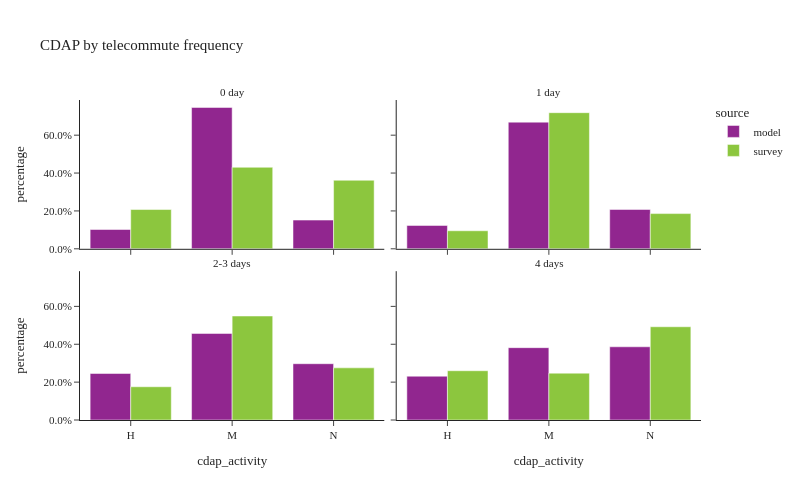

The notebook cell saved with this chart:
### Code cell
df_plot = per_data.groupby(['source','telecommute_frequency_label','cdap_activity'])['person_weight'].sum().reset_index()
df_plot['percentage'] = df_plot.groupby(['source','telecommute_frequency_label'], group_keys=False)['person_weight'].\
    apply(lambda x: x / float(x.sum()))

fig = px.bar(df_plot, x="cdap_activity", y="percentage", color="source",barmode="group",
                facet_col="telecommute_frequency_label", facet_col_wrap=2,
                title="CDAP by telecommute frequency")
fig.for_each_annotation(lambda a: a.update(text = a.text.split("=")[-1]))
fig.for_each_yaxis(lambda a: a.update(tickformat = ".1%"))
fig.update_layout(height=500, width=800)
fig.show()

### Figure 1 — Plotly figure (JSON) as saved in the notebook; plotly's stock layout.template omitted (floating-point values rounded to 4 significant figures)
{"data": [{"alignmentgroup": "True", "hovertemplate": "source=model<br>telecommute_frequency_label=0 day<br>cdap_activity=%{x}<br>percentage=%{y}<extra></extra>", "legendgroup": "model", "marker": {"color": "#91268F", "pattern": {"shape": ""}}, "name": "model", "offsetgroup": "model", "orientation": "v", "showlegend": true, "textposition": "auto", "type": "bar", "x": ["H", "M", "N"], "xaxis": "x3", "y": [0.1019, 0.7465, 0.1516], "yaxis": "y3"}, {"alignmentgroup": "True", "hovertemplate": "source=model<br>telecommute_frequency_label=1 day<br>cdap_activity=%{x}<br>percentage=%{y}<extra></extra>", "legendgroup": "model", "marker": {"color": "#91268F", "pattern": {"shape": ""}}, "name": "model", "offsetgroup": "model", "orientation": "v", "showlegend": false, "textposition": "auto", "type": "bar", "x": ["H", "M", "N"], "xaxis": "x4", "y": [0.1234, 0.6689, 0.2077], "yaxis": "y4"}, {"alignmentgroup": "True", "hovertemplate": "source=model<br>telecommute_frequency_label=2-3 days<br>cdap_activity=%{x}<br>percentage=%{y}<extra></extra>", "legendgroup": "model", "marker": {"color": "#91268F", "pattern": {"shape": ""}}, "name": "model", "offsetgroup": "model", "orientation": "v", "showlegend": false, "textposition": "auto", "type": "bar", "x": ["H", "M", "N"], "xaxis": "x", "y": [0.2457, 0.4571, 0.2972], "yaxis": "y"}, {"alignmentgroup": "True", "hovertemplate": "source=model<br>telecommute_frequency_label=4 days<br>cdap_activity=%{x}<br>percentage=%{y}<extra></extra>", "legendgroup": "model", "marker": {"color": "#91268F", "pattern": {"shape": ""}}, "name": "model", "offsetgroup": "model", "orientation": "v", "showlegend": false, "textposition": "auto", "type": "bar", "x": ["H", "M", "N"], "xaxis": "x2", "y": [0.2314, 0.382, 0.3866], "yaxis": "y2"}, {"alignmentgroup": "True", "hovertemplate": "source=survey<br>telecommute_frequency_label=0 day<br>cdap_activity=%{x}<br>percentage=%{y}<extra></extra>", "legendgroup": "survey", "marker": {"color": "#8CC63E", "pattern": {"shape": ""}}, "name": "survey", "offsetgroup": "survey", "orientation": "v", "showlegend": true, "textposition": "auto", "type": "bar", "x": ["H", "M", "N"], "xaxis": "x3", "y": [0.2074, 0.4305, 0.3621], "yaxis": "y3"}, {"alignmentgroup": "True", "hovertemplate": "source=survey<br>telecommute_frequency_label=1 day<br>cdap_activity=%{x}<br>percentage=%{y}<extra></extra>", "legendgroup": "survey", "marker": {"color": "#8CC63E", "pattern": {"shape": ""}}, "name": "survey", "offsetgroup": "survey", "orientation": "v", "showlegend": false, "textposition": "auto", "type": "bar", "x": ["H", "M", "N"], "xaxis": "x4", "y": [0.09525, 0.7188, 0.1859], "yaxis": "y4"}, {"alignmentgroup": "True", "hovertemplate": "source=survey<br>telecommute_frequency_label=2-3 days<br>cdap_activity=%{x}<br>percentage=%{y}<extra></extra>", "legendgroup": "survey", "marker": {"color": "#8CC63E", "pattern": {"shape": ""}}, "name": "survey", "offsetgroup": "survey", "orientation": "v", "showlegend": false, "textposition": "auto", "type": "bar", "x": ["H", "M", "N"], "xaxis": "x", "y": [0.1755, 0.549, 0.2754], "yaxis": "y"}, {"alignmentgroup": "True", "hovertemplate": "source=survey<br>telecommute_frequency_label=4 days<br>cdap_activity=%{x}<br>percentage=%{y}<extra></extra>", "legendgroup": "survey", "marker": {"color": "#8CC63E", "pattern": {"shape": ""}}, "name": "survey", "offsetgroup": "survey", "orientation": "v", "showlegend": false, "textposition": "auto", "type": "bar", "x": ["H", "M", "N"], "xaxis": "x2", "y": [0.2602, 0.2474, 0.4924], "yaxis": "y2"}], "layout": {"annotations": [{"font": {}, "showarrow": false, "text": "2-3 days", "x": 0.245, "xanchor": "center", "xref": "paper", "y": 0.465, "yanchor": "bottom", "yref": "paper"}, {"font": {}, "showarrow": false, "text": "4 days", "x": 0.755, "xanchor": "center", "xref": "paper", "y": 0.465, "yanchor": "bottom", "yref": "paper"}, {"font": {}, "showarrow": false, "text": "0 day", "x": 0.245, "xanchor": "center", "xref": "paper", "y": 1.0, "yanchor": "bottom", "yref": "paper"}, {"font": {}, "showarrow": false, "text": "1 day", "x": 0.755, "xanchor": "center", "xref": "paper", "y": 1.0, "yanchor": "bottom", "yref": "paper"}], "barmode": "group", "height": 500, "legend": {"title": {"text": "source"}, "tracegroupgap": 0}, "title": {"text": "CDAP by telecommute frequency"}, "width": 800, "xaxis": {"anchor": "y", "domain": [0.0, 0.49], "title": {"text": "cdap_activity"}}, "xaxis2": {"anchor": "y2", "domain": [0.51, 1.0], "matches": "x", "title": {"text": "cdap_activity"}}, "xaxis3": {"anchor": "y3", "domain": [0.0, 0.49], "matches": "x", "showticklabels": false}, "xaxis4": {"anchor": "y4", "domain": [0.51, 1.0], "matches": "x", "showticklabels": false}, "yaxis": {"anchor": "x", "domain": [0.0, 0.465], "tickformat": ".1%", "title": {"text": "percentage"}}, "yaxis2": {"anchor": "x2", "domain": [0.0, 0.465], "matches": "y", "showticklabels": false, "tickformat": ".1%"}, "yaxis3": {"anchor": "x3", "domain": [0.535, 1.0], "matches": "y", "tickformat": ".1%", "title": {"text": "percentage"}}, "yaxis4": {"anchor": "x4", "domain": [0.535, 1.0], "matches": "y", "showticklabels": false, "tickformat": ".1%"}}}
